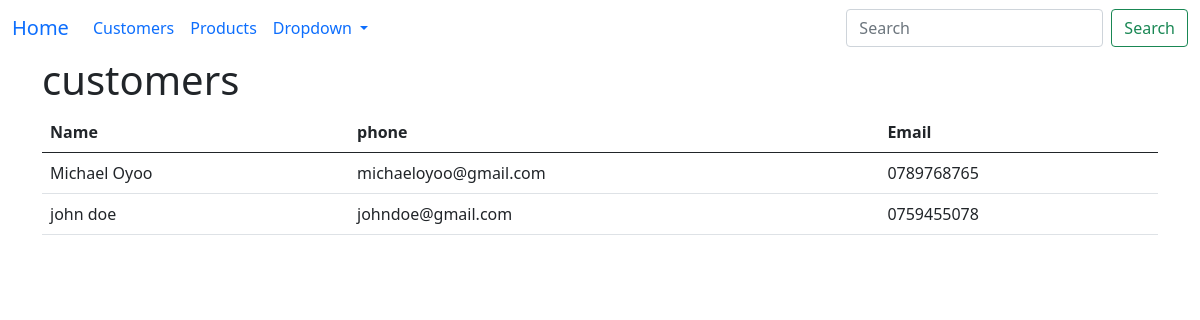
Page /customers on the committed database.
### sales/models.py (models this page shows, shortened)
class Customer(models.Model):
    name = models.CharField(max_length=20)
    email = models.EmailField()
    phone = models.CharField(max_length=12)

### sales/views.py (the view)
# urls.py: path('customers', customers, name='customers')
def customers(request):
    customers = Customer.objects.all()
    context = {'customers': customers}
    return render(request, 'customers.html', context)

### sales/templates/customers.html
{%extends 'base.html'%}
{%block main%}
    <h1>customers</h1>
    <table class="table  table-hover">
        <thead>
            <th>Name</th>
            <th>phone</th>
            <th>Email</th>
        </thead>
        <tbody>
            {% for customer in customers%}
            <tr>
                <td>{{customer.name}}</td>
                <td>{{customer.email}}</td>
                <td>{{customer.phone}}</td>
            </tr>
            {% endfor %}
        </tbody>
    </table>
{% endblock %}

### rows in the picture
Customer: name "Michael Oyoo", email "michaeloyoo@gmail.com", phone "0789768765"
Customer: name "john doe", email "johndoe@gmail.com", phone "0759455078"
